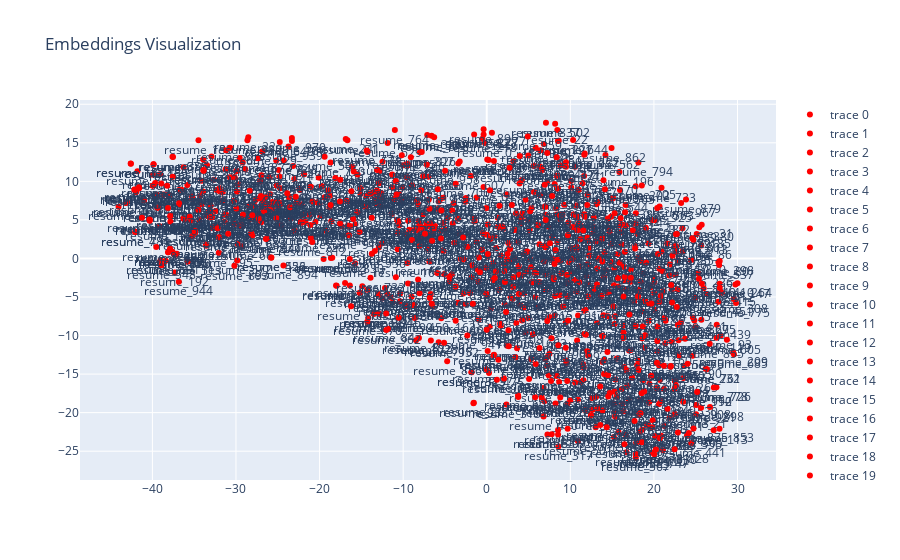

Write notebook code for a chart like this one.
### Code cell
plot_embeddings(model, tagged_data[:1000]) # Визуализация первой 1000 документов
